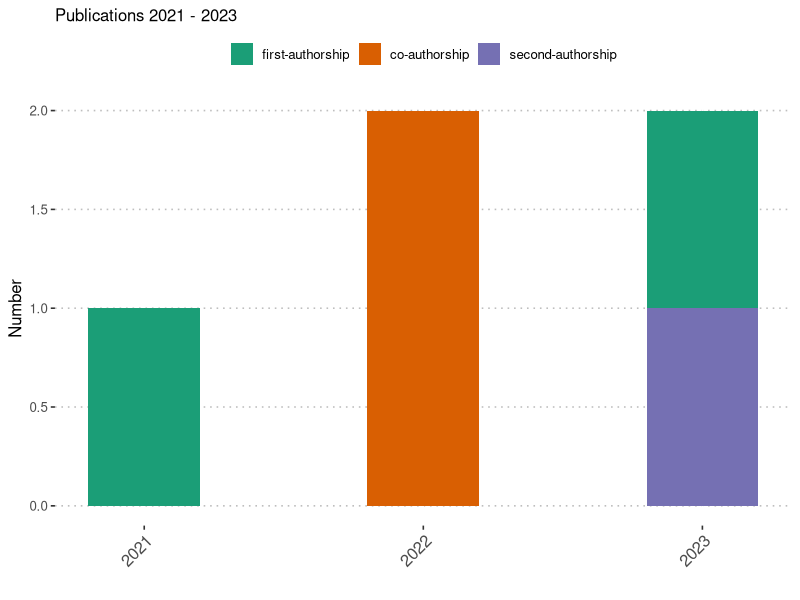
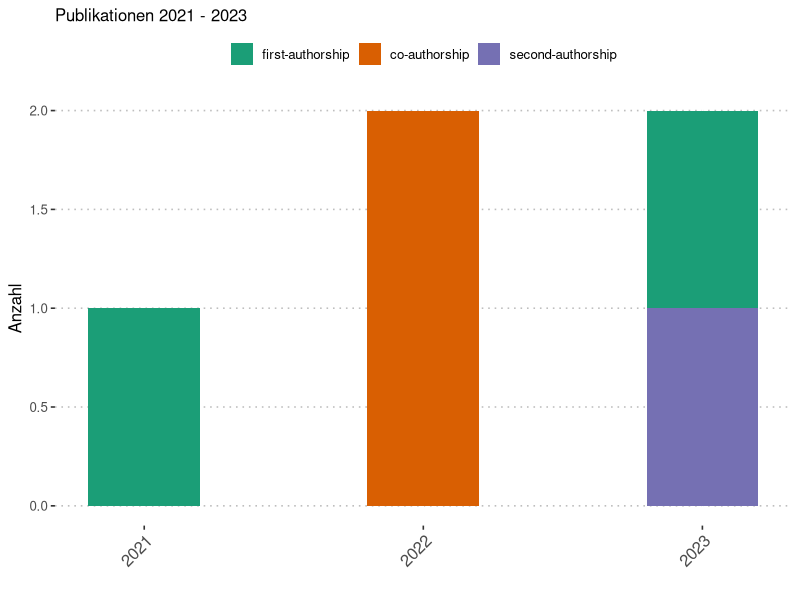

Source code (R) for these figures, in order:
## ---- chunk 1
knitr::opts_chunk$set(echo = TRUE)
library(ggplot2)
library(dplyr)
library(forcats)
library(ggpubr)
## ---- chunk 2
# Read the publication data from CSV.
dat <- read.csv("../data/Example_Publications.csv", header = TRUE, sep = ",", stringsAsFactors = FALSE)

# Filter publications from 2021 onwards
df <- dat %>% filter(publication_year >= 2021)

# Ensure 'authorship_type' is an ordered categorical variable
df <- df %>% mutate(
  authorship_type = fct_relevel(
    authorship_type,
    "first-authorship",
    "co-authorship",
    "second-authorship"
  )
)
## ---- chunk 3
# Create x-axis labels for all available years
x_axis_labels <- seq(min(df$publication_year, na.rm = TRUE), max(df$publication_year, na.rm = TRUE))

# Modern, accessible color palette
modern_palette <- c("#1B9E77", "#D95F02", "#7570B3") # teal, orange, purple

# Build the bar plot for publication summary
plot_en <- ggplot(df, aes(x = publication_year, fill = authorship_type)) +
  geom_bar(position = "stack", width = 0.4) +
  theme_pubclean() +
  labs(
    subtitle = paste("Publications", min(df$publication_year), "-", max(df$publication_year)),
    x = "",
    y = "Number"
  ) +
  scale_fill_manual(values = modern_palette) +
  theme(
    text = element_text(size = 12),
    legend.title = element_blank(),
    axis.text.x = element_text(angle = 45, hjust = 1, size = 12)
  ) +
  scale_x_continuous(labels = x_axis_labels, breaks = x_axis_labels) +
  guides(fill = guide_legend(title = NULL))

plot_en
## ---- chunk 4
knitr::opts_chunk$set(echo = TRUE)
library(ggplot2)
library(dplyr)
library(forcats)
library(ggpubr)
## ---- chunk 5
dat <- read.csv("../data/Example_Publications.csv", header = TRUE, sep = ",", stringsAsFactors = FALSE)

df <- dat %>% filter(publication_year >= 2021)

df <- df %>% mutate(
  authorship_type = fct_relevel(
    authorship_type,
    "first-authorship",
    "co-authorship",
    "second-authorship"
  )
)
## ---- chunk 6
x_axis_labels <- seq(min(df$publication_year, na.rm = TRUE), max(df$publication_year, na.rm = TRUE))

farben_modern <- c("#1B9E77", "#D95F02", "#7570B3") # modernes, zugängliches Farbschema

plot_de <- ggplot(df, aes(x = publication_year, fill = authorship_type)) +
  geom_bar(position = "stack", width = 0.4) +
  theme_pubclean() +
  labs(
    subtitle = paste("Publikationen", min(df$publication_year), "-", max(df$publication_year)),
    x = "",
    y = "Anzahl"
  ) +
  scale_fill_manual(values = farben_modern) +
  theme(
    text = element_text(size = 12),
    legend.title = element_blank(),
    axis.text.x = element_text(angle = 45, hjust = 1, size = 12)
  ) +
  scale_x_continuous(labels = x_axis_labels, breaks = x_axis_labels) +
  guides(fill = guide_legend(title = NULL))

plot_de
